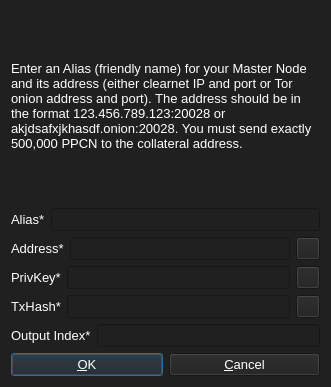
<?xml version="1.0" encoding="UTF-8"?>
<ui version="4.0">
 <class>AddEditAdrenalineNode</class>
 <widget class="QDialog" name="AddEditAdrenalineNode">
  <property name="geometry">
   <rect>
    <x>0</x>
    <y>0</y>
    <width>331</width>
    <height>387</height>
   </rect>
  </property>
  <property name="windowTitle">
   <string>Add/Edit PupaCoin Node</string>
  </property>
  <property name="styleSheet">
   <string notr="true">background-color: rgb(32, 32, 32);
color: rgb(255, 255, 255);</string>
  </property>
  <property name="modal">
   <bool>true</bool>
  </property>
  <layout class="QVBoxLayout" name="verticalLayout">
   <item>
    <widget class="QLabel" name="label_9">
     <property name="sizePolicy">
      <sizepolicy hsizetype="Preferred" vsizetype="Expanding">
       <horstretch>0</horstretch>
       <verstretch>0</verstretch>
      </sizepolicy>
     </property>
     <property name="font">
      <font>
       <pointsize>10</pointsize>
      </font>
     </property>
     <property name="text">
      <string>&lt;html&gt;&lt;head/&gt;&lt;body&gt;&lt;p&gt;Enter an Alias (friendly name) for your Master Node and its address (either clearnet IP and port or Tor onion address and port). The address should be in the format 123.456.789.123:20028 or akjdsafxjkhasdf.onion:20028. You must send exactly 500,000 PPCN to the collateral address.&lt;/p&gt;&lt;/body&gt;&lt;/html&gt;</string>
     </property>
     <property name="wordWrap">
      <bool>true</bool>
     </property>
    </widget>
   </item>
   <item>
    <layout class="QHBoxLayout" name="horizontalLayout_4">
     <property name="bottomMargin">
      <number>0</number>
     </property>
     <item>
      <widget class="QLabel" name="label_4">
       <property name="font">
        <font>
         <pointsize>10</pointsize>
        </font>
       </property>
       <property name="text">
        <string>Alias*</string>
       </property>
      </widget>
     </item>
     <item>
      <widget class="QLineEdit" name="aliasLineEdit">
       <property name="font">
        <font>
         <pointsize>10</pointsize>
        </font>
       </property>
      </widget>
     </item>
    </layout>
   </item>
   <item>
    <layout class="QHBoxLayout" name="horizontalLayout_5">
     <property name="bottomMargin">
      <number>0</number>
     </property>
     <item>
      <widget class="QLabel" name="label_6">
       <property name="font">
        <font>
         <pointsize>10</pointsize>
        </font>
       </property>
       <property name="text">
        <string>Address*</string>
       </property>
      </widget>
     </item>
     <item>
      <widget class="QLineEdit" name="addressLineEdit">
       <property name="font">
        <font>
         <pointsize>10</pointsize>
        </font>
       </property>
      </widget>
     </item>
     <item>
      <widget class="QToolButton" name="AddEditAddressPasteButton">
       <property name="toolTip">
        <string>Paste address from clipboard</string>
       </property>
       <property name="text">
        <string/>
       </property>
       <property name="icon">
        <iconset resource="../bitcoin.qrc">
         <normaloff>:/icons/editpaste</normaloff>:/icons/editpaste</iconset>
       </property>
       <property name="shortcut">
        <string>Alt+P</string>
       </property>
      </widget>
     </item>
    </layout>
   </item>
   <item>
    <layout class="QHBoxLayout" name="horizontalLayout_3">
     <property name="bottomMargin">
      <number>0</number>
     </property>
     <item>
      <widget class="QLabel" name="label_5">
       <property name="font">
        <font>
         <pointsize>10</pointsize>
        </font>
       </property>
       <property name="text">
        <string>PrivKey*</string>
       </property>
      </widget>
     </item>
     <item>
      <widget class="QLineEdit" name="privkeyLineEdit">
       <property name="font">
        <font>
         <pointsize>10</pointsize>
        </font>
       </property>
      </widget>
     </item>
     <item>
      <widget class="QToolButton" name="AddEditPrivkeyPasteButton">
       <property name="toolTip">
        <string>Paste address from clipboard</string>
       </property>
       <property name="text">
        <string/>
       </property>
       <property name="icon">
        <iconset resource="../bitcoin.qrc">
         <normaloff>:/icons/editpaste</normaloff>:/icons/editpaste</iconset>
       </property>
       <property name="shortcut">
        <string>Alt+P</string>
       </property>
      </widget>
     </item>
    </layout>
   </item>
   <item>
    <layout class="QHBoxLayout" name="horizontalLayout_2">
     <property name="bottomMargin">
      <number>0</number>
     </property>
     <item>
      <widget class="QLabel" name="label_2">
       <property name="font">
        <font>
         <pointsize>10</pointsize>
        </font>
       </property>
       <property name="text">
        <string>TxHash*</string>
       </property>
      </widget>
     </item>
     <item>
      <widget class="QLineEdit" name="txhashLineEdit">
       <property name="font">
        <font>
         <pointsize>10</pointsize>
        </font>
       </property>
      </widget>
     </item>
     <item>
      <widget class="QToolButton" name="AddEditTxhashPasteButton">
       <property name="toolTip">
        <string>Paste address from clipboard</string>
       </property>
       <property name="text">
        <string/>
       </property>
       <property name="icon">
        <iconset resource="../bitcoin.qrc">
         <normaloff>:/icons/editpaste</normaloff>:/icons/editpaste</iconset>
       </property>
       <property name="shortcut">
        <string>Alt+P</string>
       </property>
      </widget>
     </item>
    </layout>
   </item>
   <item>
    <layout class="QHBoxLayout" name="horizontalLayout_8">
     <property name="bottomMargin">
      <number>0</number>
     </property>
     <item>
      <widget class="QLabel" name="label_8">
       <property name="font">
        <font>
         <pointsize>10</pointsize>
        </font>
       </property>
       <property name="text">
        <string>Output Index*</string>
       </property>
      </widget>
     </item>
     <item>
      <widget class="QLineEdit" name="outputindexLineEdit">
       <property name="font">
        <font>
         <pointsize>10</pointsize>
        </font>
       </property>
      </widget>
     </item>
    </layout>
   </item>
   <item>
    <layout class="QHBoxLayout" name="horizontalLayout_Buttons">
     <item>
      <widget class="QPushButton" name="okButton">
       <property name="font">
        <font>
         <pointsize>10</pointsize>
        </font>
       </property>
       <property name="text">
        <string>&amp;OK</string>
       </property>
      </widget>
     </item>
     <item>
      <widget class="QPushButton" name="cancelButton">
       <property name="font">
        <font>
         <pointsize>10</pointsize>
        </font>
       </property>
       <property name="text">
        <string>&amp;Cancel</string>
       </property>
       <property name="autoDefault">
        <bool>false</bool>
       </property>
      </widget>
     </item>
    </layout>
   </item>
  </layout>
 </widget>
 <resources>
  <include location="../bitcoin.qrc"/>
 </resources>
 <connections/>
</ui>
